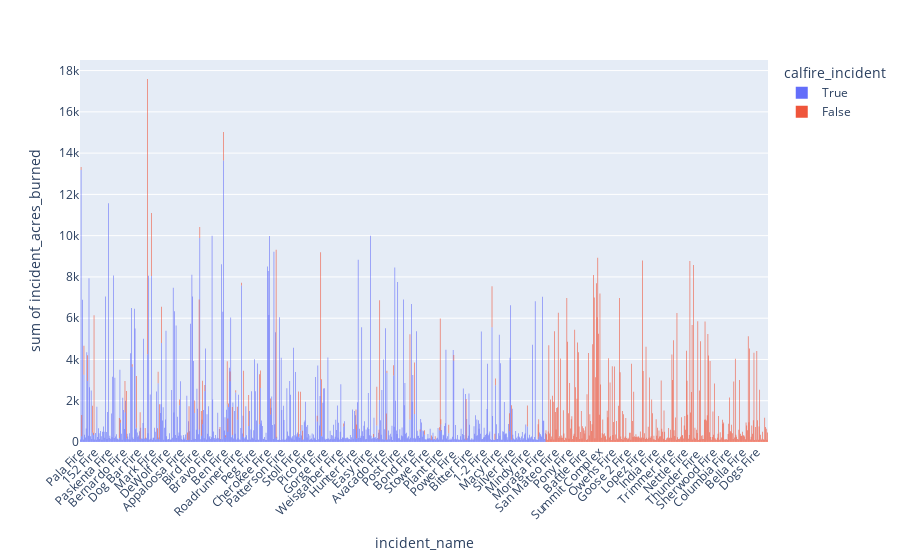

Notebook cell for this chart:
### Code cell
filtered_df = DF[(DF['incident_acres_burned'] >= 100) & (DF['incident_acres_burned'] <= 10000)]

fig = px.histogram(filtered_df,
                   x='incident_name',
                   y='incident_acres_burned',
                   color='calfire_incident')

fig.update_layout(xaxis_tickangle=-45)
fig.show()

### Figure 1 — Plotly figure (JSON) as saved in the notebook; plotly's stock layout.template omitted (floating-point values rounded to 4 significant figures; data arrays with more than 128 entries replaced by an {"elided": "..."} marker saying what was removed)
{"data": [{"bingroup": "x", "histfunc": "sum", "hovertemplate": "calfire_incident=True<br>incident_name=%{x}<br>sum of incident_acres_burned=%{y}<extra></extra>", "legendgroup": "True", "marker": {"color": "#636efa", "pattern": {"shape": ""}}, "name": "True", "orientation": "v", "showlegend": true, "type": "histogram", "x": {"elided": "831 str values"}, "xaxis": "x", "y": {"elided": "831 float values"}, "yaxis": "y"}, {"bingroup": "x", "histfunc": "sum", "hovertemplate": "calfire_incident=False<br>incident_name=%{x}<br>sum of incident_acres_burned=%{y}<extra></extra>", "legendgroup": "False", "marker": {"color": "#EF553B", "pattern": {"shape": ""}}, "name": "False", "orientation": "v", "showlegend": true, "type": "histogram", "x": {"elided": "430 str values"}, "xaxis": "x", "y": {"elided": "430 float values"}, "yaxis": "y"}], "layout": {"barmode": "relative", "legend": {"title": {"text": "calfire_incident"}, "tracegroupgap": 0}, "margin": {"t": 60}, "xaxis": {"anchor": "y", "domain": [0, 1], "tickangle": -45, "title": {"text": "incident_name"}}, "yaxis": {"anchor": "x", "domain": [0, 1], "title": {"text": "sum of incident_acres_burned"}}}}
